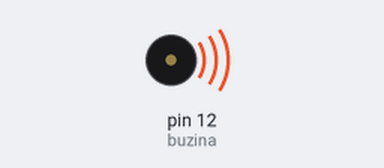
A sketch run on a simulated Arduino Uno, built with avr-gcc and run on an emulated ATmega328P. Parts: buzzer (waves = sounding).

Above: at 0.2 s.
At 5.1 s:
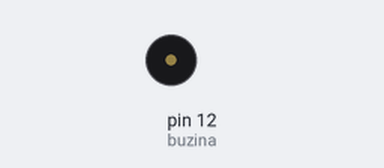
Timing chart, 0 to 8.1 s (numbered marks = the images above):
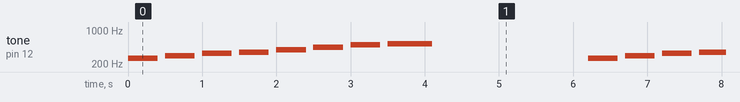

The sketch:

buzzer.ino
```cpp
int buzina = 12;

void setup() {
  pinMode(buzina, OUTPUT);
}

void tocaNota(int frequencia, int duracao) {
  tone(buzina, frequencia);
  delay(duracao);
  noTone(buzina);
  delay(100);
}

void loop() {

  // Escala de Dó Maior
  tocaNota(261, 400); // Dó
  tocaNota(294, 400); // Ré
  tocaNota(329, 400); // Mi
  tocaNota(349, 400); // Fá
  tocaNota(392, 400); // Sol
  tocaNota(440, 400); // Lá
  tocaNota(493, 400); // Si
  tocaNota(523, 600); // Dó (oitava acima)

  delay(2000);
}
```

Measured:
- by itself, tone on pin 12 (buzina): repeats every 6.2 s: silent 0.10 s, 294 Hz 0.40 s, silent 0.10 s, 329 Hz 0.40 s, silent 0.10 s, 349 Hz 0.40 s, silent 0.10 s, 392 Hz 0.40 s, silent 0.10 s, 440 Hz 0.40 s, silent 0.10 s, 493 Hz 0.40 s, silent 0.10 s, 523 Hz 0.60 s, silent 2.1 s, 261 Hz 0.40 s
